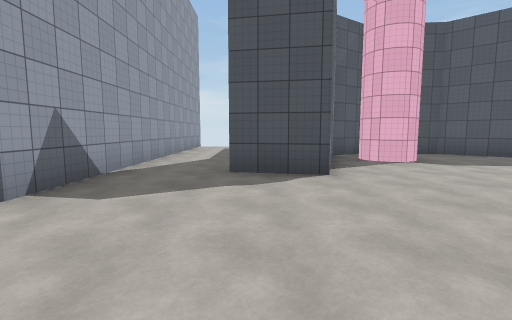
view 1 (above)

19 first-person views from a walk through a scene from a Unity 3-D project. The camera is 1.4 m above the floor, tilts 6° down and sees 85° across. The floor is counted in squares, 2 m on a side. Each view is taken from the middle of a square. On the plan, view 1 faces up. The plan holds only what a view shows up to about 9 squares ahead; the rest is blank. The place goes on beyond the plan. The player is left out. Surface patterns are stand-ins for the level's own textures.

view 2
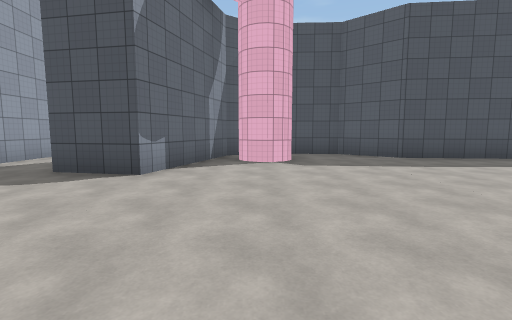

view 3
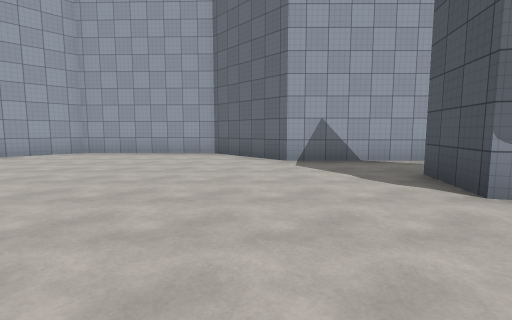

view 4
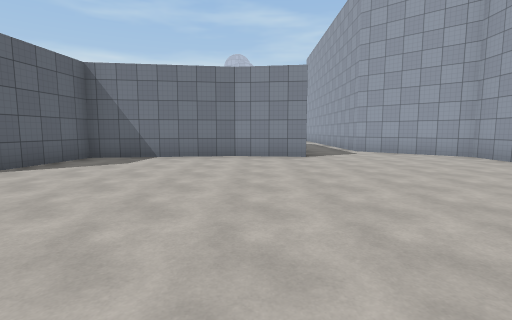

view 5
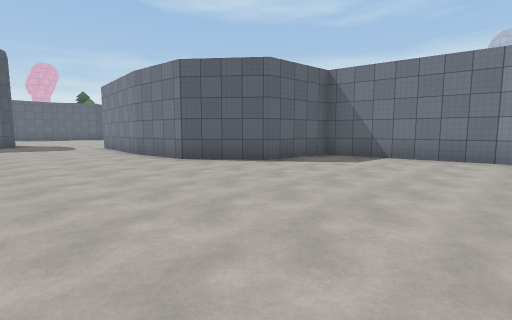

view 6
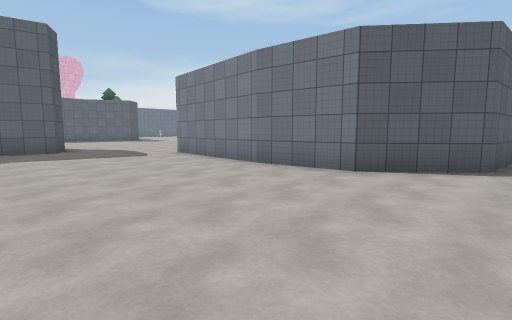

view 7
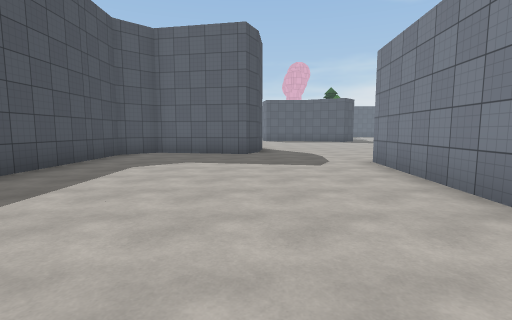

view 8
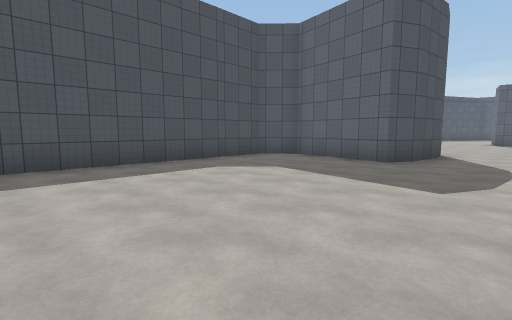

view 9
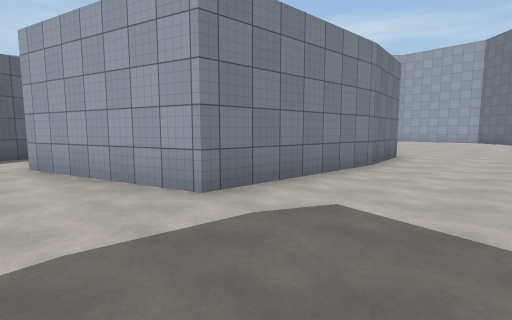

view 10
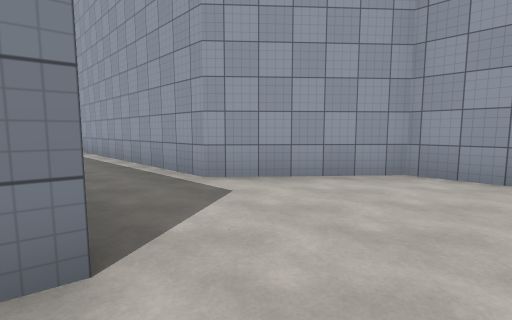

view 11
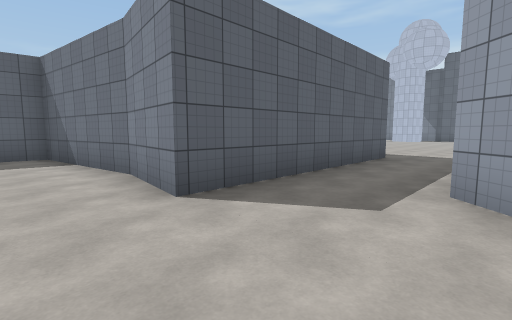

view 12
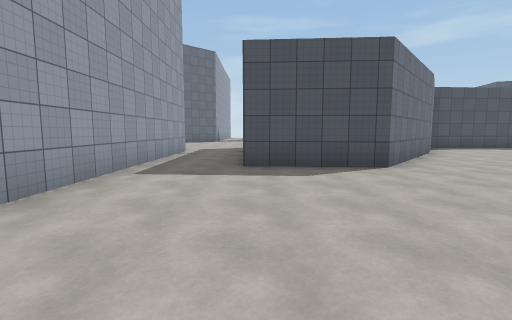

view 13
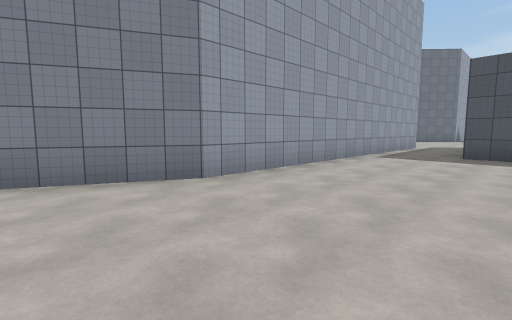

view 14
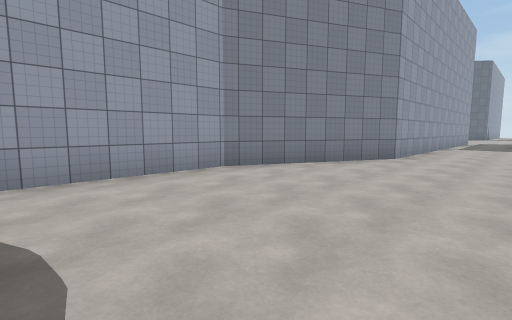

view 15
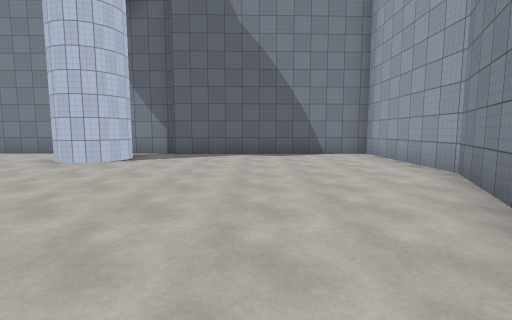

view 16
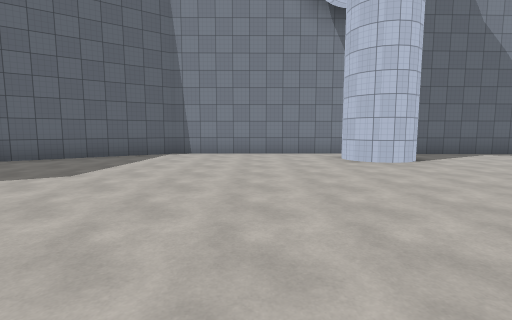

view 17
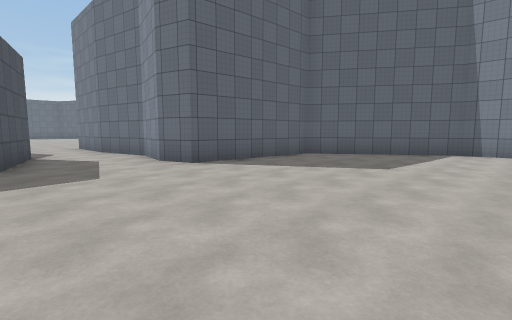

view 18
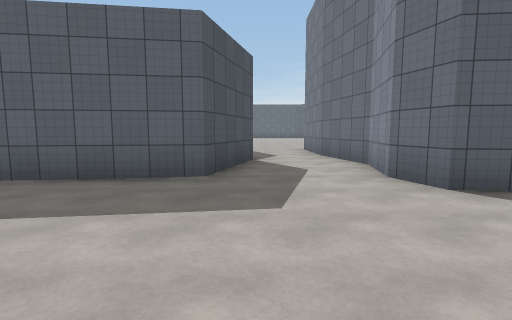

view 19
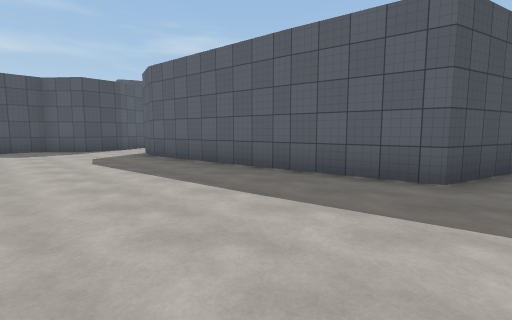

### Floor plan
Points are (right, up) in squares from view 1. A wall is a line through its corners. A room is listed if a view was taken in it or the views show most of it. See-through windows are left out.
Room 1 (views 1, 2, 3, 4, 5, 6, 7, 8, 9, 10, 11)
walls: (9.2, 0.7) (13.2, 0.4) (14.4, -3.4); (9.4, 6.9) (6.8, 7.2) (5.5, 8.4) (3.1, 8.5) (2.2, 7.9) (1.2, 4.4) (-0.5, 4.7); (1.4, -3.7) (5.3, -3.2) (5.5, -1) (7.2, 0.4) (9.4, 0.7); (-0.3, -4.5) (-0.3, -3.5) (1.6, -3.7); (14, -5.9) (14.7, -5.6); (-2.3, 6.5) (-2.4, 2.8) (-4.6, 0.7) (-4.8, -3.4) (-2.4, -5.5); (18.3, 2.9) (17.5, 2.8) (16.1, 2.9) (15.4, 3.3) (15.9, 6.1) (15.1, 6.9) (9.3, 7)
Room 2 (views 12, 13, 14, 15, 16, 17, 18, 19)
walls: (5.4, -6.3) (2.5, -9.7) (-0.3, -9.5) (-0.3, -4.5); (1.5, -23.6) (8.5, -23.5) (11.9, -21.2) (12.3, -17.3) (13.2, -17) (14.8, -17.3) (17, -16.8); (15.8, -14.9) (13.2, -14.2) (12.3, -7.4); (12.4, -7.5) (12.8, -6.3); (16.9, -16.9) (18.1, -16.8); (10.5, -3.6) (9.5, -3.7); (-2.4, -5.5) (-2.4, -15.6) (-4.3, -19.6) (-4.4, -23.5) (1.5, -23.3)

Where each view was taken, in squares from view 1:
view 1: 0 up, 0 right, facing up
view 2: 0 up, 3 right, facing up
view 3: 2 up, 4 right, facing left
view 4: 4 up, 1 right, facing down
view 5: 4 up, 1 right, facing down-right
view 6: 5 up, 5 right, facing down-right
view 7: 3 up, 7 right, facing right
view 8: 1 up, 9 right, facing up-right
view 9: 3 up, 15 right, facing down-left
view 10: 2 down, 0 right, facing down-left
view 11: 2 down, 3 left, facing down-right
view 12: 15 down, 0 right, facing up
view 13: 18 down, 1 right, facing up-left
view 14: 23 down, 0 right, facing up-left
view 15: 15 down, 1 left, facing down
view 16: 15 down, 6 right, facing down
view 17: 14 down, 7 right, facing down-right
view 18: 15 down, 9 right, facing right
view 19: 15 down, 9 right, facing up-right
